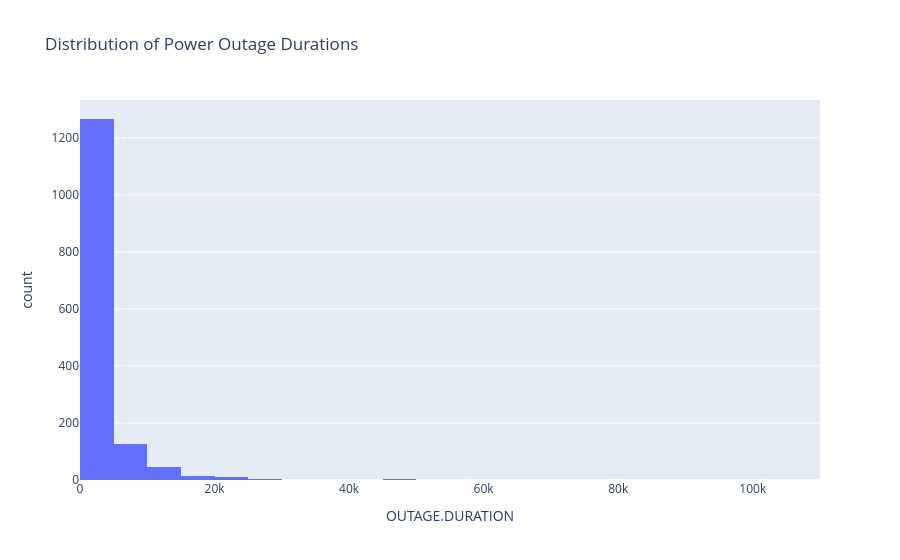
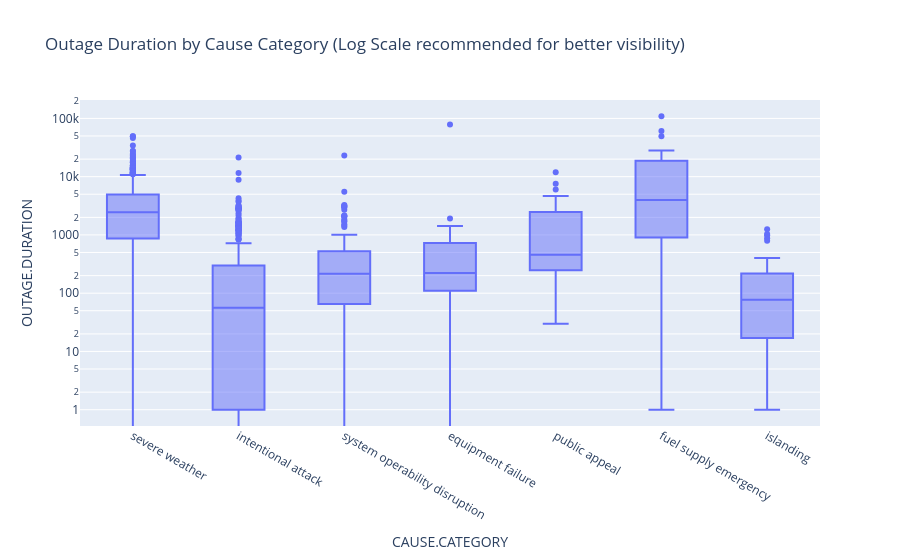

The cell these charts' notebook holds for them, in order:
### Code cell
# Univariate Analysis: Distribution of Outage Durations
fig_hist = px.histogram(df, x='OUTAGE.DURATION', nbins=50, 
                         title='Distribution of Power Outage Durations')
fig_hist.show()

# Bivariate Analysis: Outage Duration by Cause Category
fig_box = px.box(df, x='CAUSE.CATEGORY', y='OUTAGE.DURATION', 
                 title='Outage Duration by Cause Category (Log Scale recommended for better visibility)')
# Using log scale because duration data is often highly skewed
fig_box.update_layout(yaxis_type="log")
fig_box.show()

### Figure 1 — Plotly figure (JSON) as saved in the notebook; plotly's stock layout.template omitted (floating-point values rounded to 4 significant figures; data arrays with more than 128 entries replaced by an {"elided": "..."} marker saying what was removed)
{"data": [{"bingroup": "x", "hovertemplate": "OUTAGE.DURATION=%{x}<br>count=%{y}<extra></extra>", "legendgroup": "", "marker": {"color": "#636efa", "pattern": {"shape": ""}}, "name": "", "nbinsx": 50, "orientation": "v", "showlegend": false, "type": "histogram", "x": {"elided": "1535 float values"}, "xaxis": "x", "yaxis": "y"}], "layout": {"barmode": "relative", "legend": {"tracegroupgap": 0}, "title": {"text": "Distribution of Power Outage Durations"}, "xaxis": {"anchor": "y", "domain": [0, 1], "title": {"text": "OUTAGE.DURATION"}}, "yaxis": {"anchor": "x", "domain": [0, 1], "title": {"text": "count"}}}}

### Figure 2 — Plotly figure (JSON) as saved in the notebook; plotly's stock layout.template omitted (floating-point values rounded to 4 significant figures; data arrays with more than 128 entries replaced by an {"elided": "..."} marker saying what was removed)
{"data": [{"alignmentgroup": "True", "hovertemplate": "CAUSE.CATEGORY=%{x}<br>OUTAGE.DURATION=%{y}<extra></extra>", "legendgroup": "", "marker": {"color": "#636efa"}, "name": "", "notched": false, "offsetgroup": "", "orientation": "v", "showlegend": false, "type": "box", "x": {"elided": "1535 str values"}, "x0": " ", "xaxis": "x", "y": {"elided": "1535 float values"}, "y0": " ", "yaxis": "y"}], "layout": {"boxmode": "group", "legend": {"tracegroupgap": 0}, "title": {"text": "Outage Duration by Cause Category (Log Scale recommended for better visibility)"}, "xaxis": {"anchor": "y", "domain": [0, 1], "title": {"text": "CAUSE.CATEGORY"}}, "yaxis": {"anchor": "x", "domain": [0, 1], "title": {"text": "OUTAGE.DURATION"}, "type": "log"}}}
